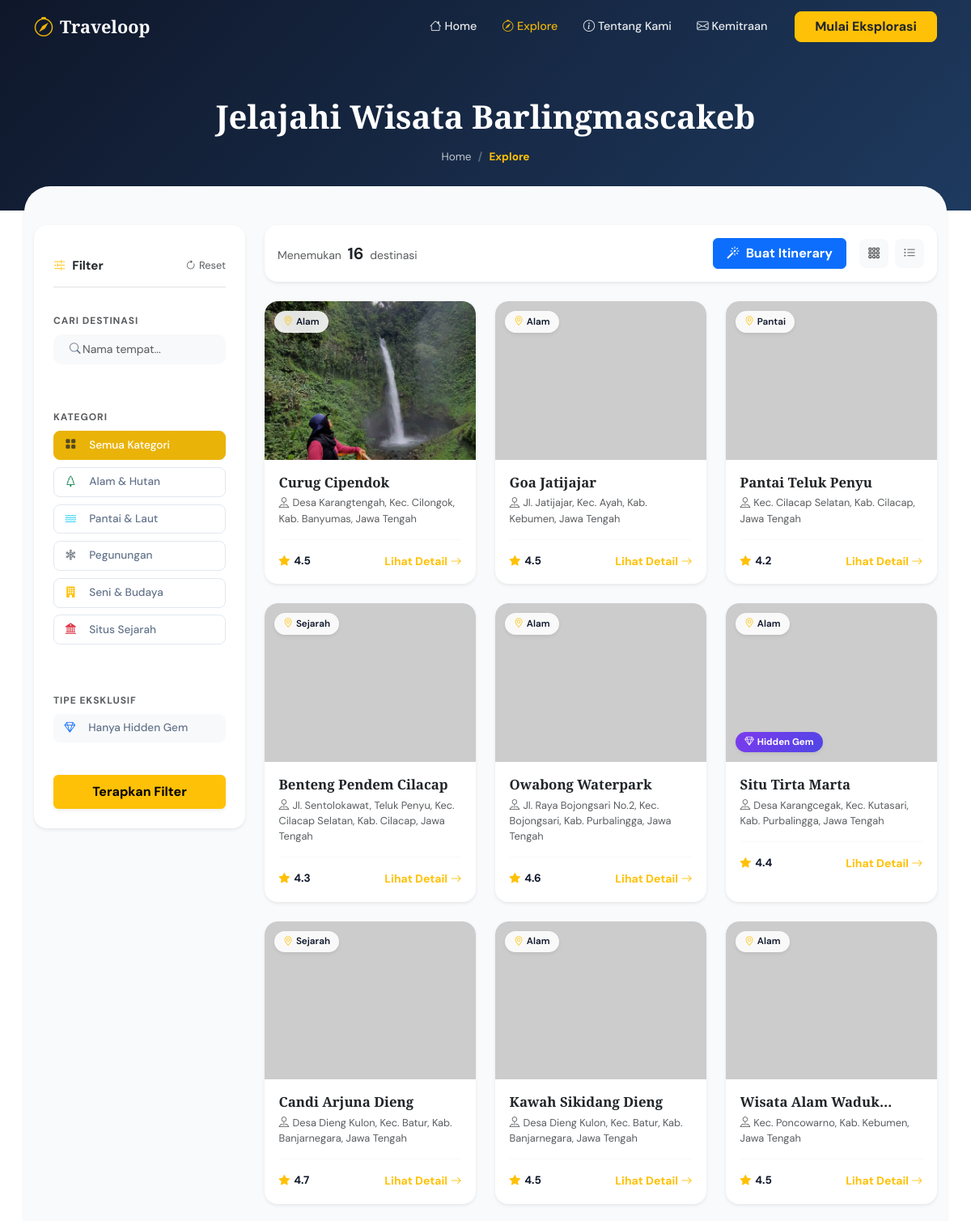
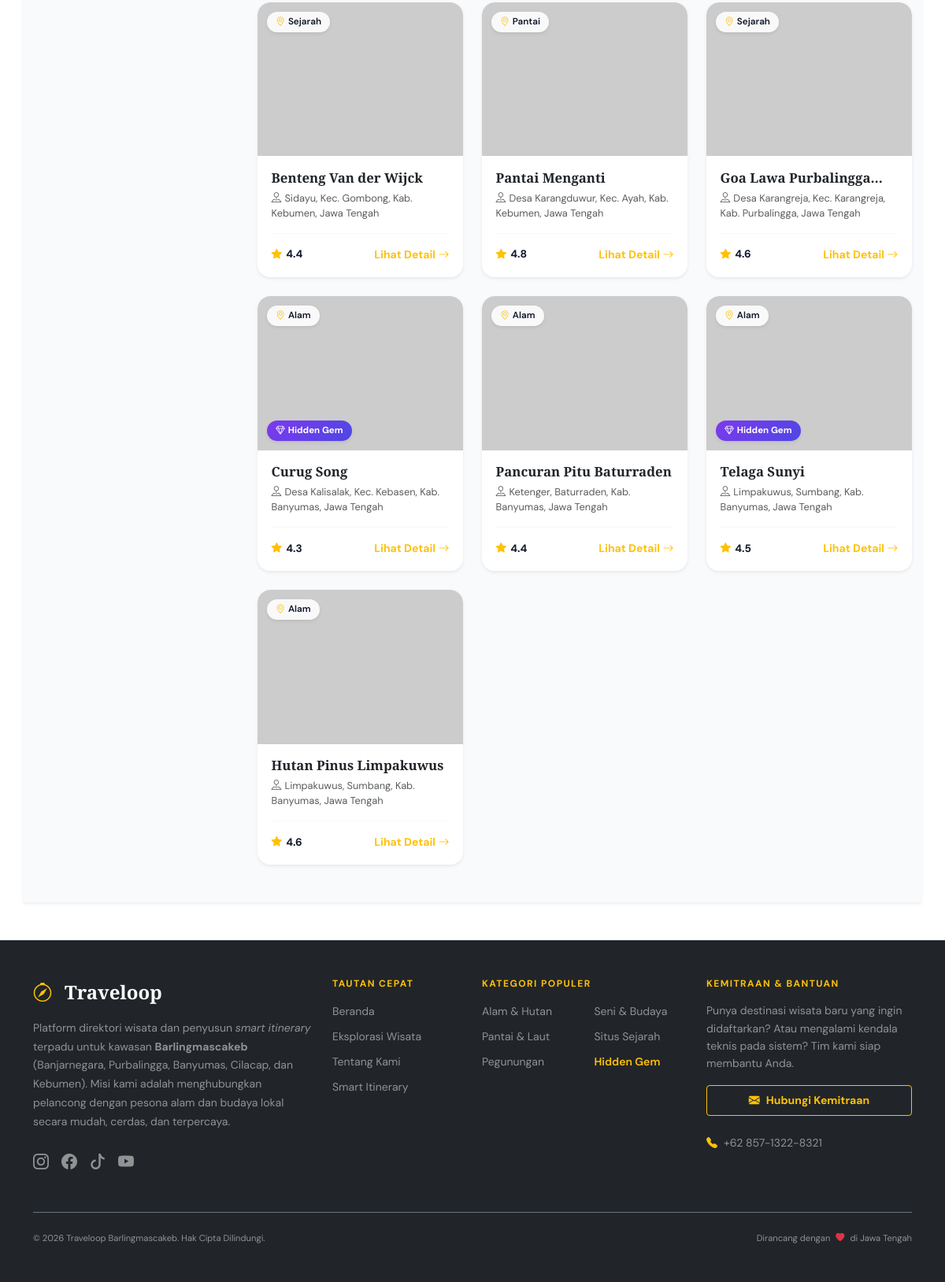
Screenshot of /explore.php with the database file from the repository (2 pictures, top to bottom).
### tables this page shows
CREATE TABLE `destinasi` (
  `id` int(11) NOT NULL,
  `nama` varchar(100) NOT NULL,
  `kategori` varchar(50) NOT NULL,
  `alamat` text NOT NULL,
  `rating` decimal(3,1) DEFAULT 0.0,
  `deskripsi` text NOT NULL,
  `foto_url` longtext DEFAULT NULL,
  `maps_url` varchar(255) DEFAULT NULL,
  `kontak` varchar(50) DEFAULT NULL,
  `tarif` varchar(100) DEFAULT NULL,
  `history` text DEFAULT NULL,
  `tips` text DEFAULT NULL,
  `created_at` timestamp NOT NULL DEFAULT current_timestamp()
);

### explore.php (the view, shortened to what this page needs)
<?php
require_once 'includes/header.php';
$search   = isset($_GET['q']) ? mysqli_real_escape_string($koneksi, $_GET['q']) : '';
$category = isset($_GET['cat']) ? mysqli_real_escape_string($koneksi, $_GET['cat']) : 'all';
$tag      = isset($_GET['tag']) ? mysqli_real_escape_string($koneksi, $_GET['tag']) : '';
$sql = "SELECT * FROM destinasi WHERE 1=1";
$sql .= " ORDER BY id DESC";
$query_explore = mysqli_query($koneksi, $sql);
$total_results = $query_explore ? mysqli_num_rows($query_explore) : 0;
?>
<div class="page-header-solid" style="padding-top: 120px;">
  <div class="container text-center">
    <h1 class="page-title text-white">Jelajahi Wisata Barlingmascakeb</h1>
    <nav aria-label="breadcrumb">
      <ol class="breadcrumb wn-breadcrumb justify-content-center mt-3">
        <li class="breadcrumb-item"><a href="index.php" class="text-light text-decoration-none opacity-75 hover-white">Home</a></li>
        <li class="breadcrumb-item active text-warning fw-bold" aria-current="page">Explore</li>
      </ol>
    </nav>
  </div>
</div>
<div class="container py-5 explore-page bg-soft rounded-top-5 shadow-sm" style="margin-top: -30px; position: relative; z-index: 10;">
  <div class="row g-4">
    <div class="col-lg-3">
      <form action="explore.php" method="GET" class="filter-panel p-4 shadow-sm rounded-4 bg-white border-0 sticky-lg-top" id="filterPanel" style="top: 100px;">
        <div class="filter-panel-header bg-white px-0 border-bottom pb-3 mb-3 d-flex justify-content-between align-items-center">
          <h5 class="filter-title text-dark mb-0 fw-bold"><i class="bi bi-sliders2 text-warning me-2"></i>Filter</h5>
          <a href="explore.php" class="btn-reset-filter text-decoration-none text-muted small"><i class="bi bi-arrow-clockwise me-1"></i>Reset</a>
        </div>
        <div class="filter-section px-0 border-0 mb-4">
          <label class="filter-label text-muted small fw-bold text-uppercase tracking-wider">Cari Destinasi</label>
          <div class="filter-search-wrap mt-2">
            <i class="bi bi-search ps-2"></i>
            <input type="text" name="q" id="filterSearch" class="form-control filter-input bg-light border-0" placeholder="Nama tempat..." value="<?= htmlspecialchars($search) ?>"/>
          </div>
        </div>
        <div class="filter-section px-0 border-0 mb-4">
          <label class="filter-label text-muted small fw-bold text-uppercase tracking-wider">Kategori</label>
          <div class="cat-filter-list mt-2">
            <button type="button" class="cat-filter-btn mb-1 <?= $category == 'all' ? 'active' : '' ?>" onclick="setCategory('all', this)">
              <i class="bi bi-grid-fill text-muted me-2"></i>Semua Kategori
            </button>
            <button type="button" class="cat-filter-btn mb-1 <?= $category == 'nature' ? 'active' : '' ?>" onclick="setCategory('nature', this)">
              <i class="bi bi-tree text-success me-2"></i>Alam & Hutan
            </button>
            <button type="button" class="cat-filter-btn mb-1 <?= $category == 'beach' ? 'active' : '' ?>" onclick="setCategory('beach', this)">
              <i class="bi bi-water text-info me-2"></i>Pantai & Laut
            </button>
            <button type="button" class="cat-filter-btn mb-1 <?= $category == 'mountain' ? 'active' : '' ?>" onclick="setCategory('mountain', this)">
              <i class="bi bi-snow2 text-secondary me-2"></i>Pegunungan
            </button>
            <button type="button" class="cat-filter-btn mb-1 <?= $category == 'cultural' ? 'active' : '' ?>" onclick="setCategory('cultural', this)">
              <i class="bi bi-building-fill text-warning me-2"></i>Seni & Budaya
            </button>
            <button type="button" class="cat-filter-btn mb-1 <?= $category == 'historical' ? 'active' : '' ?>" onclick="setCategory('historical', this)">
              <i class="bi bi-bank2 text-danger me-2"></i>Situs Sejarah
            </button>
          </div>
        </div>
        <div class="filter-section px-0 border-0 mb-4">
          <label class="filter-label text-muted small fw-bold text-uppercase tracking-wider">Tipe Eksklusif</label>
          <div class="d-flex gap-2 flex-wrap mt-2">
            <button type="button" class="cat-filter-btn w-100 <?= $tag == 'hidden-gem' ? 'active text-white bg-primary border-primary' : 'bg-light border-0' ?>" id="gemFilterBtn" onclick="toggleGemUI()">
              <i class="bi bi-gem me-2 <?= $tag == 'hidden-gem' ? 'text-white' : 'text-primary' ?>"></i> Hanya Hidden Gem
            </button>
          </div>
        </div>
        <button type="submit" class="btn btn-warning w-100 fw-bold py-2 shadow-sm">Terapkan Filter</button>
      </form>
    </div>
    <div class="col-lg-9">
      <div class="explore-toolbar bg-white shadow-sm rounded-4 p-3 mb-4 border-0 d-flex justify-content-between align-items-center flex-wrap gap-3">
        <div class="results-info text-muted">
          Menemukan <strong class="text-dark fs-5 mx-1"><?= $total_results ?></strong> destinasi
        </div>
        <div class="toolbar-right d-flex gap-2 align-items-center">
          <button class="btn btn-primary fw-bold px-3 me-2" onclick="showItineraryModal()"><i class="bi bi-magic me-1"></i> Buat Itinerary</button>
          <button class="view-toggle active bg-light border-0 text-dark" id="gridToggle" onclick="toggleViewLayout('grid')" title="Grid View">
            <i class="bi bi-grid-3x3-gap"></i>
          </button>
          <button class="view-toggle bg-light border-0 text-muted" id="listToggle" onclick="toggleViewLayout('list')" title="List View">
            <i class="bi bi-list-ul"></i>
          </button>
        </div>
      </div>
      <div class="row g-4" id="placeGrid">
        <?php
        if ($query_explore && $total_results > 0) {
            while ($row = mysqli_fetch_assoc($query_explore)) {
                $foto = !empty($row['foto_url']) ? $row['foto_url'] : 'https://placehold.co/600x400/e2e8f0/64748b?text=Wisata';
                $isGem = (stripos($row['deskripsi'], 'hidden gem') !== false);
                ?>
                <div class="col-12 col-md-6 col-xl-4 place-item-col">
                  <div class="place-card h-100 shadow-sm border-0"
                       data-id="<?= $row['id'] ?>"
                       data-nama="<?= htmlspecialchars($row['nama'], ENT_QUOTES) ?>"
                       data-kategori="<?= htmlspecialchars($row['kategori'], ENT_QUOTES) ?>"
                       data-alamat="<?= htmlspecialchars($row['alamat'], ENT_QUOTES) ?>"
                       data-rating="<?= $row['rating'] ?>"
                       data-deskripsi="<?= htmlspecialchars($row['deskripsi'], ENT_QUOTES) ?>"
                       data-foto="<?= htmlspecialchars($foto, ENT_QUOTES) ?>"
                       data-maps="<?= htmlspecialchars($row['maps_url'] ?? '', ENT_QUOTES) ?>"
                       data-tarif="<?= htmlspecialchars($row['tarif'] ?? '', ENT_QUOTES) ?>"
                       data-kontak="<?= htmlspecialchars($row['kontak'] ?? '', ENT_QUOTES) ?>"
                       data-history="<?= htmlspecialchars($row['history'] ?? '', ENT_QUOTES) ?>"
                       data-tips="<?= htmlspecialchars($row['tips'] ?? '', ENT_QUOTES) ?>"
                       onclick="openDetailBtn(this)"
                       style="cursor:pointer;">
                    <div class="place-card-img-wrap rounded-top-4">
                      <img src="<?= $foto ?>" class="place-card-img" alt="<?= htmlspecialchars($row['nama']) ?>" loading="lazy"/>
                      <span class="cat-badge cat-badge-overlay shadow-sm"><i class="bi bi-geo-alt me-1 text-warning"></i><?= htmlspecialchars($row['kategori']) ?></span>
                      <?php if($isGem): ?>
                        <span class="gem-badge shadow-sm"><i class="bi bi-gem me-1"></i>Hidden Gem</span>
                      <?php endif; ?>
                    </div>
                    <div class="place-card-body">
                      <h5 class="place-card-title text-dark"><?= htmlspecialchars($row['nama']) ?></h5>
                      <p class="place-card-addr text-muted"><i class="bi bi-pin-map me-1"></i><?= htmlspecialchars($row['alamat']) ?></p>
                      <div class="place-card-footer mt-3 pt-3 border-top border-light d-flex justify-content-between align-items-center">
                        <div class="stars-row">
                          <i class="bi bi-star-fill star-fill text-warning"></i>
                          <span class="rating-text ms-1 fw-bold"><?= $row['rating'] ?></span>
                        </div>
                        <span class="text-warning small fw-bold">Lihat Detail <i class="bi bi-arrow-right"></i></span>
                      </div>
                    </div>
                  </div>
                </div>
                <?php
            }
        }
        ?>
      </div>
    </div>
  </div>
</div>
<?php
require_once 'includes/footer.php';
?>

### includes/header.php (shortened to what this page needs)
<?php
$current_page = basename($_SERVER['PHP_SELF']);
?>
<!DOCTYPE html>
<html lang="id">
<head>
  <link rel="stylesheet" href="https://cdn.jsdelivr.net/npm/bootstrap@5.3.3/dist/css/bootstrap.min.css"/>
  <link rel="stylesheet" href="https://cdn.jsdelivr.net/npm/bootstrap-icons@1.11.3/font/bootstrap-icons.min.css"/>
  <link rel="stylesheet" href="assets/css/style.css"/>
</head>
<body>
<nav class="navbar navbar-expand-lg wn-navbar fixed-top" id="mainNav">
  <div class="container">
    <a class="navbar-brand wn-brand" href="index.php">
      <span class="brand-icon"><i class="bi bi-compass"></i></span>Traveloop
    </a>
    <div class="collapse navbar-collapse" id="navMenu">
      <ul class="navbar-nav ms-auto align-items-lg-center gap-lg-1">
        <li class="nav-item">
            <a class="nav-link <?= ($current_page == 'index.php') ? 'active' : ''; ?>" href="index.php">
                <i class="bi bi-house me-1"></i>Home
            </a>
        </li>
        <li class="nav-item">
            <a class="nav-link <?= ($current_page == 'explore.php' || $current_page == 'detail.php') ? 'active' : ''; ?>" href="explore.php">
                <i class="bi bi-compass me-1"></i>Explore
            </a>
        </li>
        <li class="nav-item">
            <a class="nav-link <?= ($current_page == 'about.php') ? 'active' : ''; ?>" href="about.php">
                <i class="bi bi-info-circle me-1"></i>Tentang Kami
            </a>
        </li>
        <li class="nav-item">
            <a class="nav-link <?= ($current_page == 'contact.php') ? 'active' : ''; ?>" href="contact.php">
                <i class="bi bi-envelope me-1"></i>Kemitraan
            </a>
        </li>
        <li class="nav-item ms-lg-3 mt-3 mt-lg-0">
          <a class="btn btn-warning px-4 text-dark fw-bold" style="border-radius: 8px;" href="explore.php">Mulai Eksplorasi</a>
        </li>
      </ul>
    </div>
  </div>
</nav>

### includes/footer.php (shortened to what this page needs)
<footer class="wn-footer bg-dark text-white pt-5 pb-4 mt-5">
  <div class="container">
    <div class="row g-4">
      <div class="col-lg-4">
        <a class="wn-brand footer-brand text-white text-decoration-none fs-4 fw-bold" href="index.php">
          <i class="bi bi-compass me-2 text-warning"></i>Traveloop
        </a>
        <p class="footer-desc mt-3 text-white-50" style="line-height: 1.7;">
          Platform direktori wisata dan penyusun <em>smart itinerary</em> terpadu untuk kawasan <strong>Barlingmascakeb</strong> (Banjarnegara, Purbalingga, Banyumas, Cilacap, dan Kebumen). Misi kami adalah menghubungkan pelancong dengan pesona alam dan budaya lokal secara mudah, cerdas, dan terpercaya.
        </p>
        <div class="footer-socials mt-4 d-flex gap-3">
          <a href="#" class="text-white-50 fs-5 hover-warning transition"><i class="bi bi-instagram"></i></a>
          <a href="#" class="text-white-50 fs-5 hover-warning transition"><i class="bi bi-facebook"></i></a>
          <a href="#" class="text-white-50 fs-5 hover-warning transition"><i class="bi bi-tiktok"></i></a>
          <a href="#" class="text-white-50 fs-5 hover-warning transition"><i class="bi bi-youtube"></i></a>
        </div>
      </div>
      <div class="col-6 col-lg-2">
        <h6 class="footer-heading text-uppercase text-warning mb-3 fw-bold tracking-wider">Tautan Cepat</h6>
        <ul class="list-unstyled footer-links">
          <li class="mb-2"><a href="index.php" class="text-decoration-none text-white-50 hover-white transition">Beranda</a></li>
          <li class="mb-2"><a href="explore.php" class="text-decoration-none text-white-50 hover-white transition">Eksplorasi Wisata</a></li>
          <li class="mb-2"><a href="about.php" class="text-decoration-none text-white-50 hover-white transition">Tentang Kami</a></li>
          <li class="mb-2"><a href="#" class="text-decoration-none text-white-50 hover-white transition" onclick="bootstrap.Modal.getOrCreateInstance(document.getElementById('itineraryModal')).show(); return false;">Smart Itinerary</a></li>
        </ul>
      </div>
      <div class="col-6 col-lg-3">
        <h6 class="footer-heading text-uppercase text-warning mb-3 fw-bold tracking-wider">Kategori Populer</h6>
        <div class="row">
          <div class="col-6">
            <ul class="list-unstyled footer-links">
              <li class="mb-2"><a href="explore.php?cat=nature" class="text-decoration-none text-white-50 hover-white transition">Alam & Hutan</a></li>
              <li class="mb-2"><a href="explore.php?cat=beach" class="text-decoration-none text-white-50 hover-white transition">Pantai & Laut</a></li>
              <li class="mb-2"><a href="explore.php?cat=mountain" class="text-decoration-none text-white-50 hover-white transition">Pegunungan</a></li>
            </ul>
          </div>
          <div class="col-6">
            <ul class="list-unstyled footer-links">
              <li class="mb-2"><a href="explore.php?cat=cultural" class="text-decoration-none text-white-50 hover-white transition">Seni & Budaya</a></li>
              <li class="mb-2"><a href="explore.php?cat=historical" class="text-decoration-none text-white-50 hover-white transition">Situs Sejarah</a></li>
              <li class="mb-2"><a href="explore.php?tag=hidden-gem" class="text-decoration-none text-warning fw-semibold hover-white transition">Hidden Gem</a></li>
            </ul>
          </div>
        </div>
      </div>
      <div class="col-lg-3">
        <h6 class="footer-heading text-uppercase text-warning mb-3 fw-bold tracking-wider">Kemitraan & Bantuan</h6>
        <p class="footer-desc small text-white-50 mb-3" style="line-height: 1.6;">
          Punya destinasi wisata baru yang ingin didaftarkan? Atau mengalami kendala teknis pada sistem? Tim kami siap membantu Anda.
        </p>
        <a href="contact.php" class="btn btn-outline-warning btn-sm w-100 fw-bold py-2 mb-3 transition">
          <i class="bi bi-envelope-fill me-2"></i>Hubungi Kemitraan
        </a>
        <p class="text-white-50 small mt-2 mb-0"><i class="bi bi-telephone-fill text-warning me-2"></i>+62 857-1322-8321</p>
      </div>
    </div>
    <div class="footer-bottom mt-5 pt-4 border-top border-secondary d-flex flex-column flex-md-row justify-content-between align-items-center">
      <p class="mb-0 text-white-50 small">© <?= date('Y'); ?> Traveloop Barlingmascakeb. Hak Cipta Dilindungi.</p>
      <p class="mb-0 text-white-50 small mt-2 mt-md-0">Dirancang dengan <i class="bi bi-heart-fill text-danger mx-1"></i> di Jawa Tengah</p>
    </div>
  </div>
</footer>
</body>
</html>

### rows the page displays
destinasi: foto_url (picture), kategori "Alam", nama "Curug Cipendok", alamat "Desa Karangtengah, Kec. Cilongok, Kab. Banyumas, Jawa Tengah", rating "4.5"
destinasi: kategori "Alam", nama "Goa Jatijajar", alamat "Jl. Jatijajar, Kec. Ayah, Kab. Kebumen, Jawa Tengah", rating "4.5"
destinasi: kategori "Pantai", nama "Pantai Teluk Penyu", alamat "Kec. Cilacap Selatan, Kab. Cilacap, Jawa Tengah", rating "4.2"
destinasi: kategori "Sejarah", nama "Benteng Pendem Cilacap", alamat "Jl. Sentolokawat, Teluk Penyu, Kec. Cilacap Selatan, Kab. Cilacap, Jawa Tengah", rating "4.3"
destinasi: kategori "Alam", nama "Owabong Waterpark", alamat "Jl. Raya Bojongsari No.2, Kec. Bojongsari, Kab. Purbalingga, Jawa Tengah", rating "4.6"
destinasi: kategori "Alam", shows "Hidden Gem", nama "Situ Tirta Marta", alamat "Desa Karangcegak, Kec. Kutasari, Kab. Purbalingga, Jawa Tengah", rating "4.4"
destinasi: kategori "Sejarah", nama "Candi Arjuna Dieng", alamat "Desa Dieng Kulon, Kec. Batur, Kab. Banjarnegara, Jawa Tengah", rating "4.7"
destinasi: kategori "Alam", nama "Kawah Sikidang Dieng", alamat "Desa Dieng Kulon, Kec. Batur, Kab. Banjarnegara, Jawa Tengah", rating "4.5"
destinasi: kategori "Alam", nama "Wisata Alam…", alamat "Kec. Poncowarno, Kab. Kebumen, Jawa Tengah", rating "4.5"
destinasi: kategori "Sejarah", nama "Benteng Van der Wijck", alamat "Sidayu, Kec. Gombong, Kab. Kebumen, Jawa Tengah", rating "4.4"
destinasi: kategori "Pantai", nama "Pantai Menganti", alamat "Desa Karangduwur, Kec. Ayah, Kab. Kebumen, Jawa Tengah", rating "4.8"
destinasi: kategori "Sejarah", nama "Goa Lawa…", alamat "Desa Karangreja, Kec. Karangreja, Kab. Purbalingga, Jawa Tengah", rating "4.6"
destinasi: kategori "Alam", shows "Hidden Gem", nama "Curug Song", alamat "Desa Kalisalak, Kec. Kebasen, Kab. Banyumas, Jawa Tengah", rating "4.3"
destinasi: kategori "Alam", nama "Pancuran Pitu Baturraden", alamat "Ketenger, Baturraden, Kab. Banyumas, Jawa Tengah", rating "4.4"
destinasi: kategori "Alam", shows "Hidden Gem", nama "Telaga Sunyi", alamat "Limpakuwus, Sumbang, Kab. Banyumas, Jawa Tengah", rating "4.5"
destinasi: kategori "Alam", nama "Hutan Pinus Limpakuwus", alamat "Limpakuwus, Sumbang, Kab. Banyumas, Jawa Tengah", rating "4.6"

### other values shown
$total_results "16"
